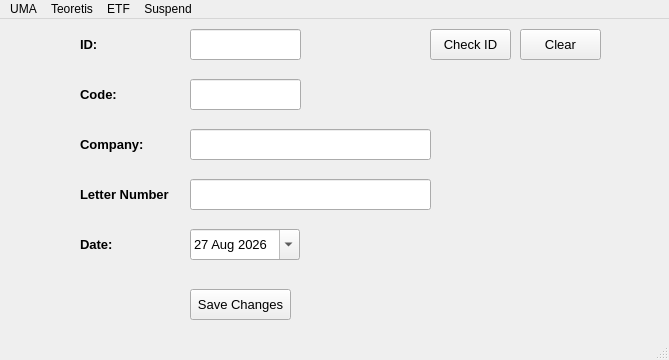
<?xml version="1.0" encoding="UTF-8"?>
<ui version="4.0">
 <class>MainWindow</class>
 <widget class="QMainWindow" name="MainWindow">
  <property name="geometry">
   <rect>
    <x>0</x>
    <y>0</y>
    <width>669</width>
    <height>360</height>
   </rect>
  </property>
  <property name="windowTitle">
   <string>MainWindow</string>
  </property>
  <widget class="QWidget" name="centralwidget">
   <widget class="QLabel" name="label_2">
    <property name="geometry">
     <rect>
      <x>80</x>
      <y>210</y>
      <width>71</width>
      <height>31</height>
     </rect>
    </property>
    <property name="font">
     <font>
      <family>Arial</family>
      <pointsize>10</pointsize>
      <weight>75</weight>
      <bold>true</bold>
     </font>
    </property>
    <property name="text">
     <string>Date:</string>
    </property>
   </widget>
   <widget class="QPushButton" name="pushButton">
    <property name="geometry">
     <rect>
      <x>190</x>
      <y>270</y>
      <width>101</width>
      <height>31</height>
     </rect>
    </property>
    <property name="font">
     <font>
      <family>Arial</family>
      <pointsize>10</pointsize>
     </font>
    </property>
    <property name="text">
     <string>Save Changes</string>
    </property>
   </widget>
   <widget class="QPushButton" name="btn_clear">
    <property name="geometry">
     <rect>
      <x>520</x>
      <y>10</y>
      <width>81</width>
      <height>31</height>
     </rect>
    </property>
    <property name="font">
     <font>
      <family>Arial</family>
      <pointsize>10</pointsize>
     </font>
    </property>
    <property name="text">
     <string>Clear</string>
    </property>
   </widget>
   <widget class="QLineEdit" name="code">
    <property name="geometry">
     <rect>
      <x>190</x>
      <y>60</y>
      <width>111</width>
      <height>31</height>
     </rect>
    </property>
    <property name="font">
     <font>
      <family>Arial</family>
      <pointsize>10</pointsize>
     </font>
    </property>
   </widget>
   <widget class="QLineEdit" name="company">
    <property name="geometry">
     <rect>
      <x>190</x>
      <y>110</y>
      <width>241</width>
      <height>31</height>
     </rect>
    </property>
    <property name="font">
     <font>
      <family>Arial</family>
      <pointsize>10</pointsize>
     </font>
    </property>
   </widget>
   <widget class="QDateEdit" name="date">
    <property name="geometry">
     <rect>
      <x>190</x>
      <y>210</y>
      <width>110</width>
      <height>31</height>
     </rect>
    </property>
    <property name="font">
     <font>
      <family>Arial</family>
      <pointsize>10</pointsize>
     </font>
    </property>
    <property name="dateTime">
     <datetime>
      <hour>0</hour>
      <minute>0</minute>
      <second>0</second>
      <year>2026</year>
      <month>8</month>
      <day>27</day>
     </datetime>
    </property>
    <property name="calendarPopup">
     <bool>true</bool>
    </property>
   </widget>
   <widget class="QLabel" name="label_3">
    <property name="geometry">
     <rect>
      <x>80</x>
      <y>160</y>
      <width>91</width>
      <height>31</height>
     </rect>
    </property>
    <property name="font">
     <font>
      <family>Arial</family>
      <pointsize>10</pointsize>
      <weight>75</weight>
      <bold>true</bold>
     </font>
    </property>
    <property name="text">
     <string>Letter Number</string>
    </property>
   </widget>
   <widget class="QLabel" name="label_4">
    <property name="geometry">
     <rect>
      <x>80</x>
      <y>110</y>
      <width>91</width>
      <height>31</height>
     </rect>
    </property>
    <property name="font">
     <font>
      <family>Arial</family>
      <pointsize>10</pointsize>
      <weight>75</weight>
      <bold>true</bold>
     </font>
    </property>
    <property name="text">
     <string>Company:</string>
    </property>
   </widget>
   <widget class="QLabel" name="label">
    <property name="geometry">
     <rect>
      <x>80</x>
      <y>60</y>
      <width>101</width>
      <height>31</height>
     </rect>
    </property>
    <property name="font">
     <font>
      <family>Arial</family>
      <pointsize>10</pointsize>
      <weight>75</weight>
      <bold>true</bold>
     </font>
    </property>
    <property name="text">
     <string>Code:</string>
    </property>
   </widget>
   <widget class="QLineEdit" name="letter_number">
    <property name="geometry">
     <rect>
      <x>190</x>
      <y>160</y>
      <width>241</width>
      <height>31</height>
     </rect>
    </property>
    <property name="font">
     <font>
      <family>Arial</family>
      <pointsize>10</pointsize>
     </font>
    </property>
   </widget>
   <widget class="QLineEdit" name="id">
    <property name="geometry">
     <rect>
      <x>190</x>
      <y>10</y>
      <width>111</width>
      <height>31</height>
     </rect>
    </property>
    <property name="font">
     <font>
      <family>Arial</family>
      <pointsize>10</pointsize>
     </font>
    </property>
   </widget>
   <widget class="QLabel" name="label_5">
    <property name="geometry">
     <rect>
      <x>80</x>
      <y>10</y>
      <width>101</width>
      <height>31</height>
     </rect>
    </property>
    <property name="font">
     <font>
      <family>Arial</family>
      <pointsize>10</pointsize>
      <weight>75</weight>
      <bold>true</bold>
     </font>
    </property>
    <property name="text">
     <string>ID:</string>
    </property>
   </widget>
   <widget class="QPushButton" name="check_id">
    <property name="geometry">
     <rect>
      <x>430</x>
      <y>10</y>
      <width>81</width>
      <height>31</height>
     </rect>
    </property>
    <property name="font">
     <font>
      <family>Arial</family>
      <pointsize>10</pointsize>
     </font>
    </property>
    <property name="text">
     <string>Check ID</string>
    </property>
   </widget>
  </widget>
  <widget class="QMenuBar" name="menubar">
   <property name="geometry">
    <rect>
     <x>0</x>
     <y>0</y>
     <width>669</width>
     <height>21</height>
    </rect>
   </property>
   <widget class="QMenu" name="menuUMA">
    <property name="title">
     <string>UMA</string>
    </property>
    <addaction name="actionInsert"/>
    <addaction name="actionEdit"/>
    <addaction name="actionDownloader"/>
    <addaction name="actionBatch_Insert"/>
    <addaction name="actionEXPORT"/>
   </widget>
   <widget class="QMenu" name="menuTeoretis">
    <property name="title">
     <string>Teoretis</string>
    </property>
    <addaction name="actionDownloader_Teoretis"/>
    <addaction name="actionEXPORT_Teoretis"/>
   </widget>
   <widget class="QMenu" name="menuETF">
    <property name="title">
     <string>ETF</string>
    </property>
    <addaction name="actionInsert_2"/>
    <addaction name="actionEdit_2"/>
    <addaction name="actionBatch_Insert_2"/>
    <addaction name="actionExport"/>
   </widget>
   <widget class="QMenu" name="menuSuspend">
    <property name="title">
     <string>Suspend</string>
    </property>
    <addaction name="actionInsert_3"/>
    <addaction name="actionEdit_3"/>
    <addaction name="actionDownloader_3"/>
    <addaction name="actionBatch_Insert_3"/>
    <addaction name="actionExport_3"/>
   </widget>
   <addaction name="menuUMA"/>
   <addaction name="menuTeoretis"/>
   <addaction name="menuETF"/>
   <addaction name="menuSuspend"/>
  </widget>
  <widget class="QStatusBar" name="statusbar"/>
  <action name="actionUMA">
   <property name="text">
    <string>UMA</string>
   </property>
  </action>
  <action name="actionSUSPEND">
   <property name="text">
    <string>SUSPEND</string>
   </property>
  </action>
  <action name="actionUNSUSPEND">
   <property name="text">
    <string>UNSUSPEND</string>
   </property>
  </action>
  <action name="actionInsert">
   <property name="text">
    <string>Insert</string>
   </property>
  </action>
  <action name="actionEdit">
   <property name="text">
    <string>Edit</string>
   </property>
  </action>
  <action name="actionDownloader">
   <property name="text">
    <string>Downloader</string>
   </property>
  </action>
  <action name="actionBatch_Insert">
   <property name="text">
    <string>Batch Insert</string>
   </property>
  </action>
  <action name="actionEXPORT">
   <property name="text">
    <string>EXPORT</string>
   </property>
  </action>
  <action name="actionDownloader_Teoretis">
   <property name="text">
    <string>Downloader</string>
   </property>
  </action>
  <action name="actionEXPORT_Teoretis">
   <property name="text">
    <string>EXPORT</string>
   </property>
  </action>
  <action name="actionInsert_2">
   <property name="text">
    <string>Insert</string>
   </property>
  </action>
  <action name="actionEdit_2">
   <property name="text">
    <string>Edit</string>
   </property>
  </action>
  <action name="actionBatch_Insert_2">
   <property name="text">
    <string>Batch Insert</string>
   </property>
  </action>
  <action name="actionExport">
   <property name="text">
    <string>Export</string>
   </property>
  </action>
  <action name="actionInsert_3">
   <property name="text">
    <string>Insert</string>
   </property>
  </action>
  <action name="actionEdit_3">
   <property name="text">
    <string>Edit</string>
   </property>
  </action>
  <action name="actionDownloader_3">
   <property name="text">
    <string>Downloader</string>
   </property>
  </action>
  <action name="actionBatch_Insert_3">
   <property name="text">
    <string>Batch Insert</string>
   </property>
  </action>
  <action name="actionExport_3">
   <property name="text">
    <string>Export</string>
   </property>
  </action>
 </widget>
 <resources/>
 <connections/>
</ui>
